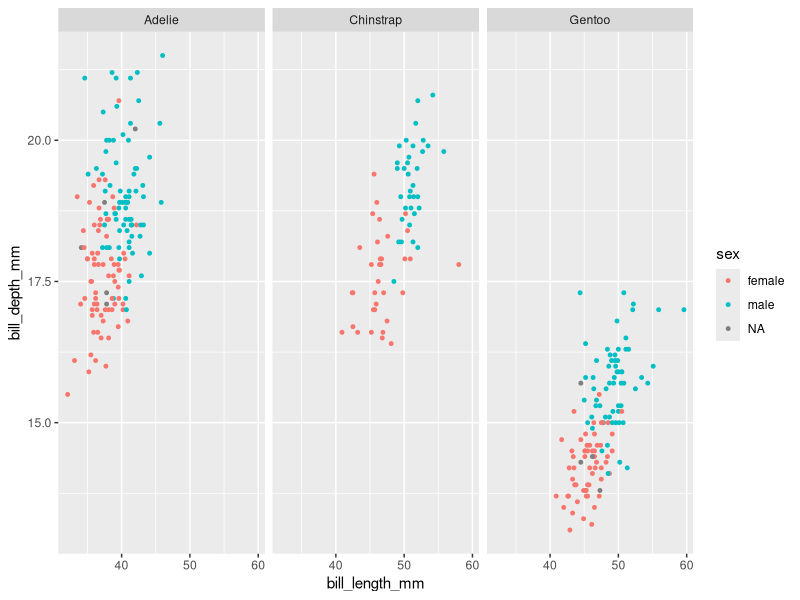

The R source for this figure:
## ---- chunk 1
#install.packages("palmerpenguins")
library(palmerpenguins)
library(tidyverse)
## ---- chunk 2
ggplot(penguins, aes(x = bill_length_mm, y = bill_depth_mm, color = sex)) +
  geom_point(size = 1) +
  facet_wrap(~species)

